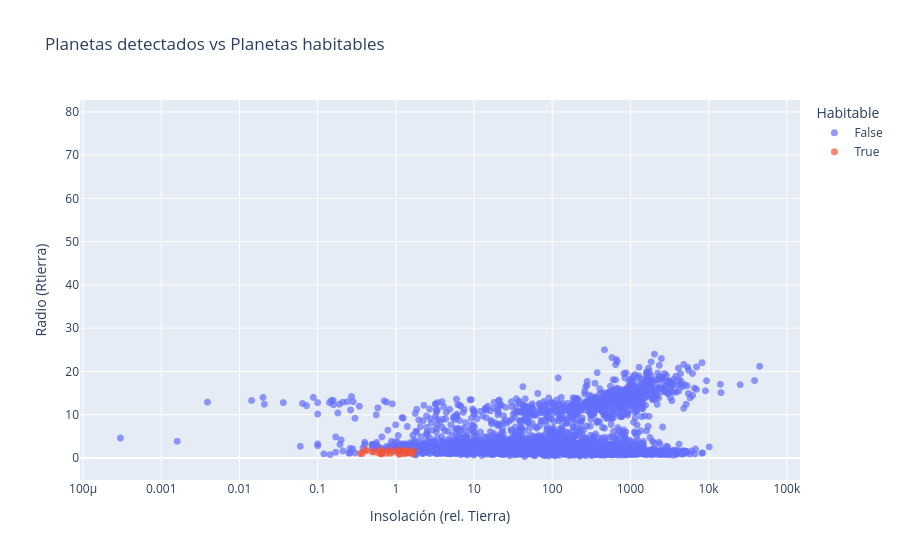

The code cell stored with this chart in its notebook:
### Code cell
fig = px.scatter(
    sub,
    x='pl_insol',
    y='pl_rade',
    color='tipo_tierra',
    hover_name='pl_name',
    hover_data={'pl_insol': ':.2f', 'pl_rade': ':.2f', 'discoverymethod': True},
    labels={'pl_insol':'Insolación (rel. Tierra)', 'pl_rade':'Radio (Rtierra)', 'tipo_tierra':'Habitable'},
    title='Planetas detectados vs Planetas habitables'
)

fig.update_xaxes(type='log')
fig.update_traces(marker=dict(size=7, opacity=0.7))

### Figure 1 — Plotly figure (JSON) as saved in the notebook; plotly's stock layout.template omitted (floating-point values rounded to 4 significant figures; data arrays with more than 128 entries replaced by an {"elided": "..."} marker saying what was removed)
{"data": [{"customdata": {"elided": "6015x1 str values"}, "hovertemplate": "<b>%{hovertext}</b><br><br>Habitable=False<br>Insolación (rel. Tierra)=%{x:.2f}<br>Radio (Rtierra)=%{y:.2f}<br>discoverymethod=%{customdata[0]}<extra></extra>", "hovertext": {"elided": "6015 str values"}, "legendgroup": "False", "marker": {"color": "#636efa", "opacity": 0.7, "size": 7, "symbol": "circle"}, "mode": "markers", "name": "False", "showlegend": true, "type": "scattergl", "x": {"elided": "6015 float values"}, "xaxis": "x", "y": {"elided": "6015 float values"}, "yaxis": "y"}, {"customdata": [["Radial Velocity"], ["Radial Velocity"], ["Radial Velocity"], ["Radial Velocity"], ["Radial Velocity"], ["Transit"], ["Transit"], ["Transit"], ["Transit"], ["Transit"], ["Transit"], ["Transit"], ["Transit"], ["Transit"], ["Transit"], ["Transit"], ["Transit"], ["Transit"], ["Transit"], ["Transit"], ["Transit"], ["Radial Velocity"], ["Transit"], ["Transit"], ["Radial Velocity"], ["Radial Velocity"], ["Transit Timing Variations"], ["Transit"], ["Transit"], ["Transit"], ["Transit"], ["Transit"], ["Transit"], ["Transit"], ["Radial Velocity"], ["Radial Velocity"], ["Radial Velocity"], ["Radial Velocity"]], "hovertemplate": "<b>%{hovertext}</b><br><br>Habitable=True<br>Insolación (rel. Tierra)=%{x:.2f}<br>Radio (Rtierra)=%{y:.2f}<br>discoverymethod=%{customdata[0]}<extra></extra>", "hovertext": ["GJ 1002 b", "GJ 1061 c", "GJ 1061 d", "GJ 251 c", "GJ 273 b", "Gliese 12 b", "K2-3 d", "K2-72 e", "Kepler-1229 b", "Kepler-1410 b", "Kepler-1512 b", "Kepler-1544 b", "Kepler-1649 c", "Kepler-1652 b", "Kepler-296 e", "Kepler-296 f", "Kepler-438 b", "Kepler-442 b", "Kepler-452 b", "Kepler-62 e", "Kepler-62 f", "L 98-59 f", "LHS 1140 b", "LP 890-9 c", "Proxima Cen b", "Ross 128 b", "TOI-1266 d", "TOI-6002 b", "TOI-700 d", "TOI-700 e", "TOI-715 b", "TRAPPIST-1 d", "TRAPPIST-1 e", "TRAPPIST-1 f", "Teegarden's Star b", "Teegarden's Star c", "Wolf 1061 c", "Wolf 1069 b"], "legendgroup": "True", "marker": {"color": "#EF553B", "opacity": 0.7, "size": 7, "symbol": "circle"}, "mode": "markers", "name": "True", "showlegend": true, "type": "scattergl", "x": [0.67, 1.4, 0.6, 0.404, 1.06, 1.62, 1.44, 1.2, 0.524, 1.06, 1.6, 0.833, 0.75, 0.81, 1.41, 0.62, 1.4, 0.66, 1.1, 1.352, 0.5, 1.1, 0.43, 0.906, 0.641, 1.38, 1.3, 1.682, 0.85, 1.27, 0.67, 1.115, 0.646, 0.373, 1.08, 0.35, 1.3, 0.652], "xaxis": "x", "y": [1.03, 1.19, 1.16, 1.8, 1.51, 0.93, 1.458, 1.29, 1.4, 1.78, 1.18, 1.78, 1.06, 1.6, 1.53, 1.8, 1.12, 1.34, 1.63, 1.61, 1.41, 1.48, 1.73, 1.367, 1.02, 1.11, 1.74, 1.65, 1.073, 0.953, 1.55, 0.788, 0.92, 1.045, 1.05, 1.02, 1.66, 1.08], "yaxis": "y"}], "layout": {"legend": {"title": {"text": "Habitable"}, "tracegroupgap": 0}, "title": {"text": "Planetas detectados vs Planetas habitables"}, "xaxis": {"anchor": "y", "domain": [0, 1], "title": {"text": "Insolación (rel. Tierra)"}, "type": "log"}, "yaxis": {"anchor": "x", "domain": [0, 1], "title": {"text": "Radio (Rtierra)"}}}}
